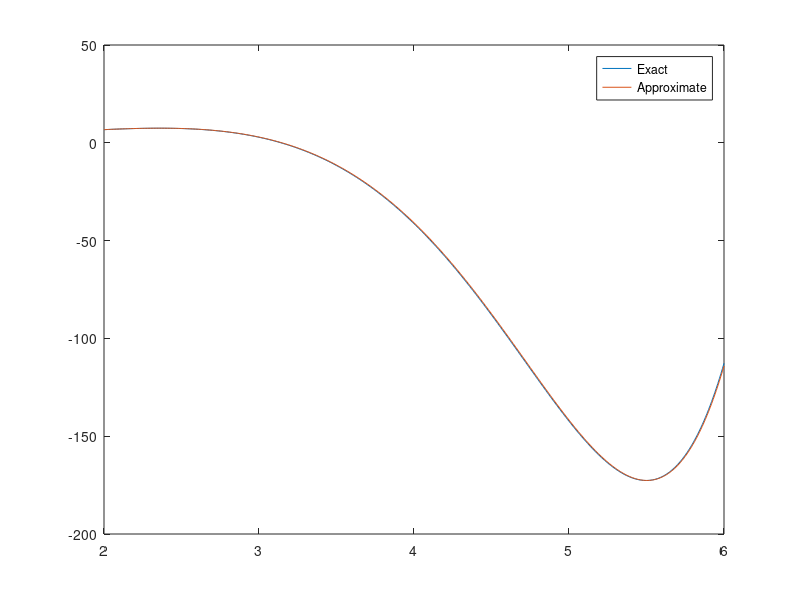

Recreate this plot in MATLAB.
% Solve y'(t)=exp(x).*cos(x)+exp(x).*sin(x);, y(2)=3
% exact solution y(t)=exp(t).*sin(t);
% range [2, 6]

clear;

yo=6.7188;       % Initial value
h=0.01;      % Step size

x=2:h:6;    % range

yex=exp(x).*sin(x);    % Solution

ysol(1)=yo;

for i=1:(length(x)-1),
    k1=exp(x(i)).*cos(x(i))+exp(x(i)).*sin(x(i));             % Initial approx.
    ysol(i+1)=ysol(i)+k1*h;     % Approximate solution
end;

plot(x, yex, x, ysol);
legend('Exact', 'Approximate');

[x' yex' ysol']




